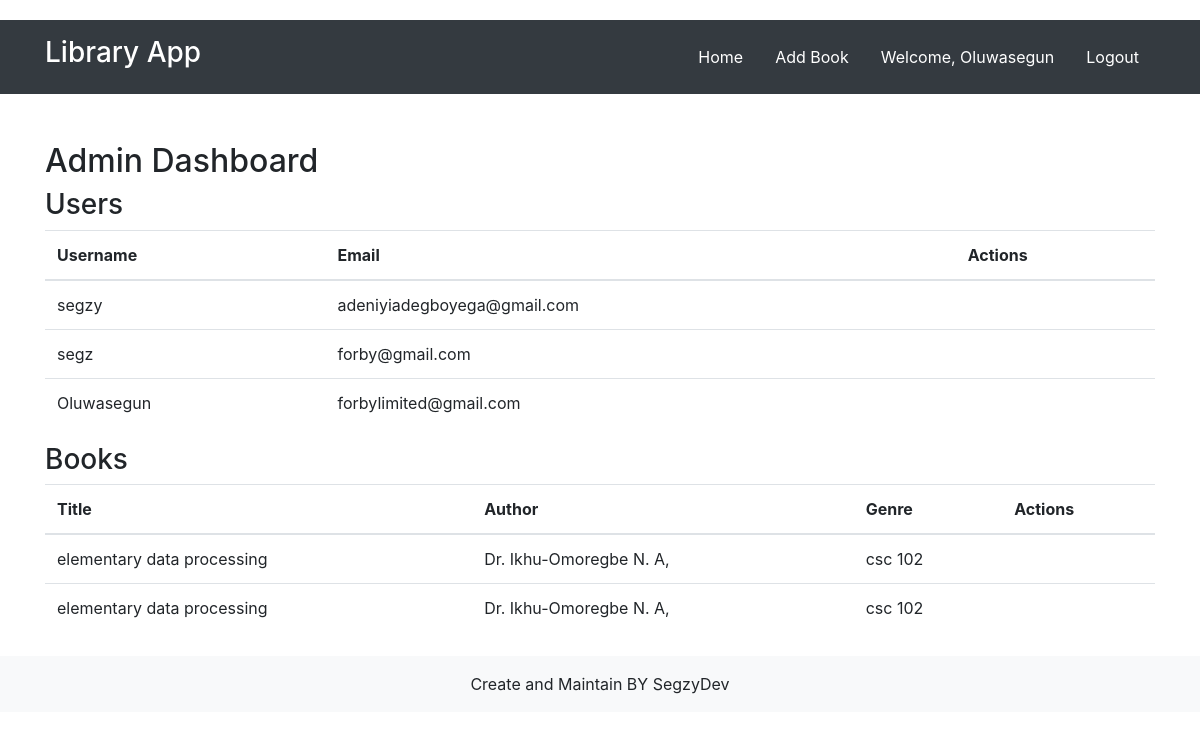
The page /admin (signed in) on the database its author committed.
### app/models.py (models this page shows, shortened)
class User(db.Model, UserMixin):
    id = db.Column(db.Integer, primary_key=True)
    username = db.Column(db.String(20), unique=True, nullable=False)
    email = db.Column(db.String(120), unique=True, nullable=False)
    password_hash = db.Column(db.String(128), nullable=False)
    is_admin = db.Column(db.Boolean, default=False)

class Book(db.Model):
    id = db.Column(db.Integer, primary_key=True)
    title = db.Column(db.String(100), nullable=False)
    author = db.Column(db.String(100), nullable=False)
    description = db.Column(db.Text, nullable=True)
    genre = db.Column(db.String(50), nullable=True)

### app/routes.py (the view)
@app.route('/admin')
@login_required
def admin_dashboard():
    if not current_user.is_admin:
        flash('You do not have permission to access this page.', 'danger')
        return redirect(url_for('index'))
    users = User.query.all()
    books = Book.query.all()
    return render_template('admin_dashboard.html', users=users, books=books)

### app/routes.py (called while the page is built)
@login_manager.user_loader
def load_user(user_id):
    return User.query.get(int(user_id))

### app/templates/admin_dashboard.html
{% extends 'layout.html' %}
{% block content %}
<h2 class="mt-5">Admin Dashboard</h2>
<h3>Users</h3>
<table class="table">
    <thead>
        <tr>
            <th>Username</th>
            <th>Email</th>
            <th>Actions</th>
        </tr>
    </thead>
    <tbody>
        {% for user in users %}
        <tr>
            <td>{{ user.username }}</td>
            <td>{{ user.email }}</td>
            <td>
            </td>
        </tr>
        {% endfor %}
    </tbody>
</table>
<h3>Books</h3>
<table class="table">
    <thead>
        <tr>
            <th>Title</th>
            <th>Author</th>
            <th>Genre</th>
            <th>Actions</th>
        </tr>
    </thead>
    <tbody>
        {% for book in books %}
        <tr>
            <td>{{ book.title }}</td>
            <td>{{ book.author }}</td>
            <td>{{ book.genre }}</td>
            <td>
            </td>
        </tr>
        {% endfor %}
    </tbody>
</table>
{% endblock %}

### app/templates/layout.html (shortened to what this page needs)
<!DOCTYPE html>
<html lang="en">
<head>
    <link rel="stylesheet" href="{{ url_for('static', filename='css/styles.css') }}">
    <link rel="stylesheet" href="https://stackpath.bootstrapcdn.com/bootstrap/4.5.2/css/bootstrap.min.css">
</head>
<body>
    <header class="bg-dark text-white p-3 mb-4">
        <div class="container">
            <div class="d-flex justify-content-between align-items-center">
                <h1 class="h3">Library App</h1>
                <nav>
                    <ul class="nav">
                        <li class="nav-item">
                            <a class="nav-link text-white" href="{{ url_for('index') }}">Home</a>
                        </li>
                        <li class="nav-item">
                            <a class="nav-link text-white" href="{{ url_for('add_book') }}">Add Book</a>
                        </li>
                        {% if current_user.is_authenticated %}
                        <li class="nav-item">
                            <span class="nav-link text-white">Welcome, {{ current_user.username }}</span>
                        </li>
                        <li class="nav-item">
                            <a class="nav-link text-white" href="{{ url_for('logout') }}">Logout</a>
                        </li>
                        {% endif %}
                    </ul>
                </nav>
            </div>
        </div>
    </header>
    <div class="container">
        {% block content %}
        {% endblock %}
    </div>
    <footer class="bg-light text-center py-3 mt-4">
        <div class="container">
            <p class="mb-0">Create and Maintain BY SegzyDev</p>
        </div>
    </footer>
</body>
</html>

### app/static/css/styles.css (style rules this page uses)
body { padding-top: 20px; }

### rows shown on the page
User: username "Oluwasegun", email "forbylimited@gmail.com"
User: username "segzy", email "adeniyiadegboyega@gmail.com"
User: username "segz", email "forby@gmail.com"
Book: title "elementary data processing", author "Dr. Ikhu-Omoregbe N. A,", genre "csc 102"
Book: title "elementary data processing", author "Dr. Ikhu-Omoregbe N. A,", genre "csc 102"
